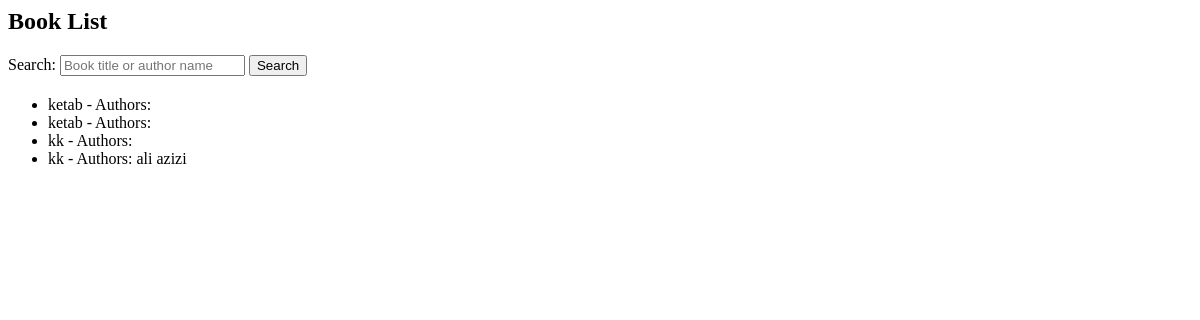
/books/, run on an earlier commit of the app's database.
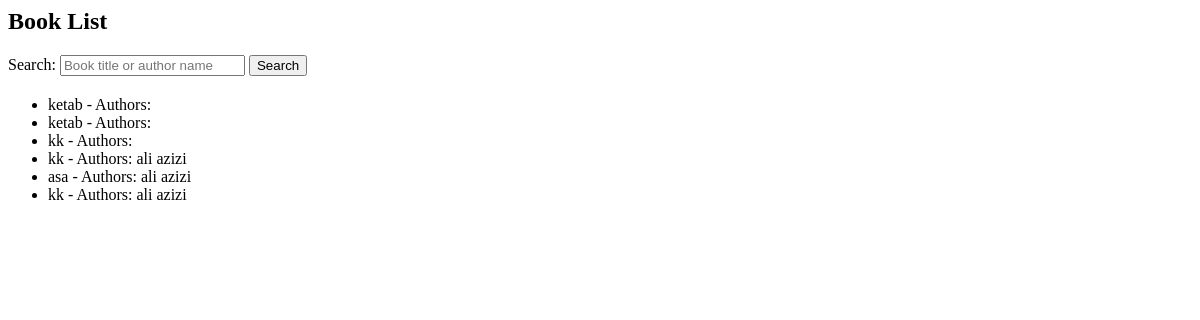
And on a later commit of the database.
### books/models.py (models this page shows, shortened)
class Book(models.Model):
    title = models.CharField(max_length=200)
    price = models.DecimalField(max_digits=10, decimal_places=2)
    published_date = models.DateField()
    authors = models.ManyToManyField(Author)
    category = models.ForeignKey(Category, on_delete=models.SET_NULL, null=True)

class Author(models.Model):
    first_name = models.CharField(max_length=100)
    last_name = models.CharField(max_length=100)

### books/views.py (the view, shortened to what this page needs)
# urls.py: path('', views.book_list, name='book_list'),
def book_list(request):
    form = BookSearch(request.GET or None)
    books = Book.objects.all()
    return render(request, 'books/book_list.html', {'books': books, 'form': form})

### books/forms.py
class BookSearch(forms.Form):
    query = forms.CharField(
        label='Search',
        required=False,
        widget=forms.TextInput(attrs={'placeholder': 'Book title or author name'})
    )

### templates/books/book_list.html
<h2>Book List</h2>
<form method="GET" style="margin-bottom: 20px;">
    {{ form.query.label_tag }}
    {{ form.query }}
    <button type="submit">Search</button>
</form>
<ul>
    {% for book in books %}
        <li>
            {{ book.title }} - Authors:
            {% for author in book.authors.all %}
                {{ author.first_name }} {{ author.last_name }}{% if not forloop.last %}, {% endif %}
            {% endfor %}
        </li>
    {% empty %}
        <li>No books found.</li>
    {% endfor %}
</ul>

What changed in the data, as far as the page shows it:
added Book: title "asa", Author (first_name "ali", last_name "azizi")
added Book: title "kk", Author (first_name "ali", last_name "azizi")
